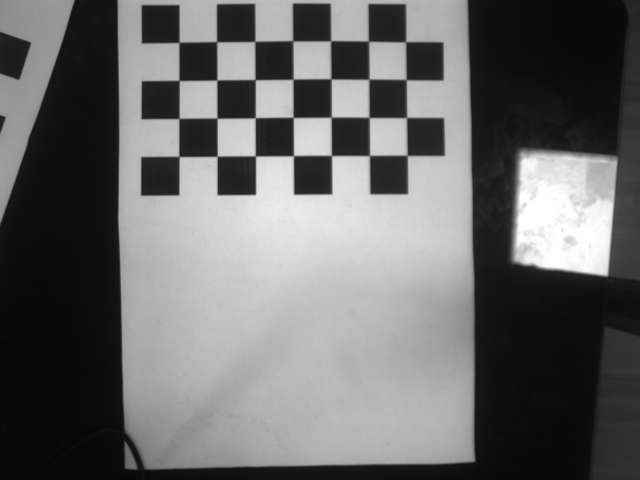
#> input picture Images/0.png, 640 x 480 px; its folder holds 5 pictures in this run
$ python flatCalibration.py
#> lines starting #> are read from the running program, lines starting #| are printed output that depends on the picture; after the words box and inside, x2 and y2 are one past the last pixel; in counts of white or black regions, pixels touching at a corner belong together
import numpy as np
import cv2 as cv
import glob
import logging
import copy

# FIND CHESSBOARD CORNERS - OBJECT POINTS AND IMAGE POINTS

chessboardSize = (7, 4)
frameSize = (640, 480)

# termination criteria
criteria = (cv.TERM_CRITERIA_EPS + cv.TERM_CRITERIA_MAX_ITER, 30, 0.001)

# prepare object points, like (0,0,0), (1,0,0), (2,0,0) ....,(6,5,0)
objp = np.zeros((chessboardSize[0] * chessboardSize[1], 3), np.float32)
objp[:,:2] = np.mgrid[0:chessboardSize[0],0:chessboardSize[1]].T.reshape(-1,2)

size_of_chessboard_squares_mm = 22
objp = objp * size_of_chessboard_squares_mm

# Arrays to store object points and image points from all the images.
objpoints = [] # 3d point in real world space
imgpoints = [] # 2d points in image plane.

images = glob.glob('Images/*.png')

for image in images:

    img = cv.imread(image)
#> img is the input picture: shape (480, 640, 3); min 6, max 255, mean 104.9
    gray = cv.cvtColor(img, cv.COLOR_BGR2GRAY)

    # Find the chess board corners
    ret, corners = cv.findChessboardCorners(gray, chessboardSize, None)
#> ret = True; corners = 28 rows, first 8: [179.2, 42.3], [216.7, 41.58], [255, 41.27], [292.8, 40.67], [330.7, 40.65], [368.7, 41.28], [405.9, 41.75], [179.2, 80.37]
    # print(corners)

    # If found, add object points, image points (after refining them)
    if ret == True:

        objpoints.append(objp)
        corners2 = cv.cornerSubPix(gray, corners, (11,11), (-1,-1), criteria)
#> corners2 = 28 rows, first 8: [179, 42.35], [216.7, 41.67], [254.8, 41.4], [292.7, 40.78], [330.6, 40.75], [368.5, 41.18], [405.6, 41.79], [179.1, 80.46]
        imgpoints.append(corners)

        # Draw and display the corners
        cv.drawChessboardCorners(img, chessboardSize, corners2, ret)
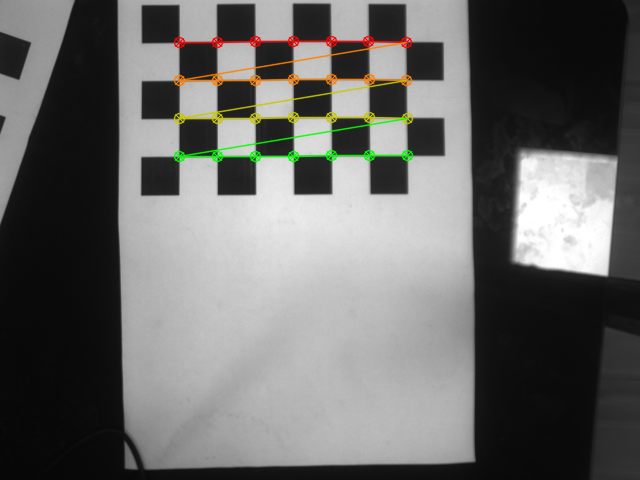
#> img: shape (480, 640, 3); 2.29% of pixels changed, all inside (x1, y1, x2, y2) = (173, 35, 414, 163)
#> pass 2 of the loop `for image in images:`:
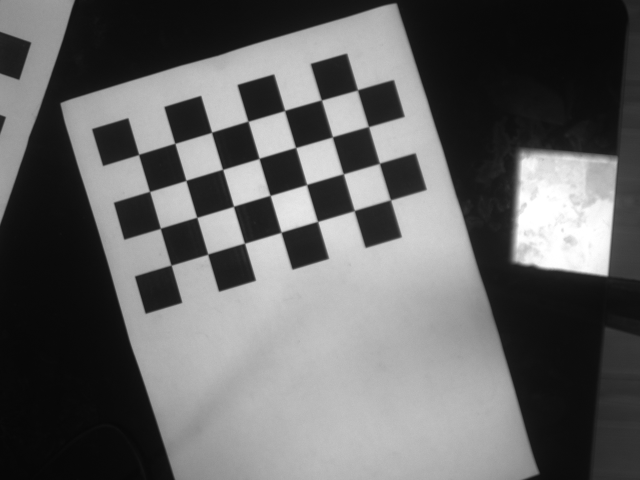
#> input picture Images/1.png, 640 x 480 px
#> img is the input picture: shape (480, 640, 3); min 6, max 255, mean 99.7
#> corners = 28 rows, first 8: [138.7, 154.4], [174.9, 143.3], [211.6, 132.1], [248.1, 121.2], [284.6, 110.4], [321.5, 99.99], [357.6, 89.82], [149.6, 191.4]
#> corners2 = 28 rows, first 8: [138.6, 154.4], [174.7, 143.4], [211.5, 132.3], [247.9, 121.2], [284.5, 110.5], [321.3, 99.97], [357.3, 89.89], [149.5, 191.4]
#> `cv.drawChessboardCorners(img, chessboardSize, corners2, ret)`:
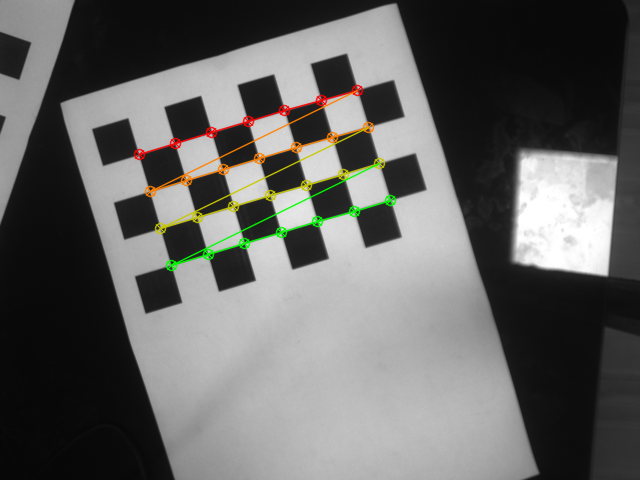
#> img: shape (480, 640, 3); 2.2% of pixels changed, all inside (x1, y1, x2, y2) = (133, 84, 397, 272)
#> pass 3 of the loop `for image in images:`:
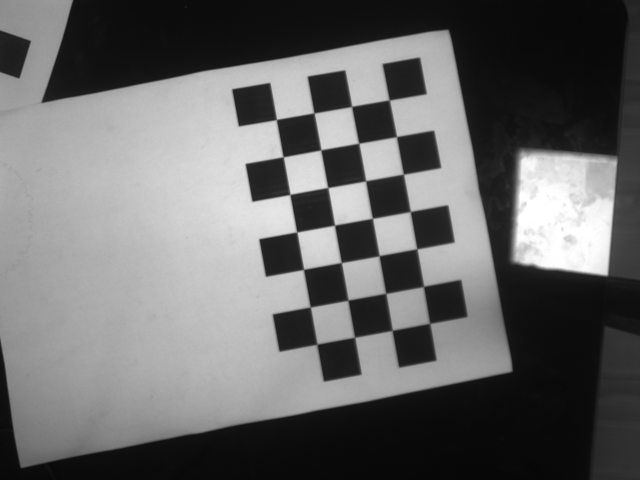
#> input picture Images/10.png, 640 x 480 px
#> img is the input picture: shape (480, 640, 3); min 6, max 255, mean 104.3
#> corners = 28 rows, first 8: [389.5, 99.99], [396.6, 136.6], [403.7, 174.2], [410.5, 211.5], [417.2, 248.8], [423.8, 286.3], [430, 323.4], [351.8, 106.4]
#> corners2 = 28 rows, first 8: [389.2, 99.92], [396.4, 136.6], [403.3, 174.2], [410.2, 211.5], [416.7, 248.8], [423.5, 286.4], [429.5, 323.3], [351.5, 106.5]
#> `cv.drawChessboardCorners(img, chessboardSize, corners2, ret)`:
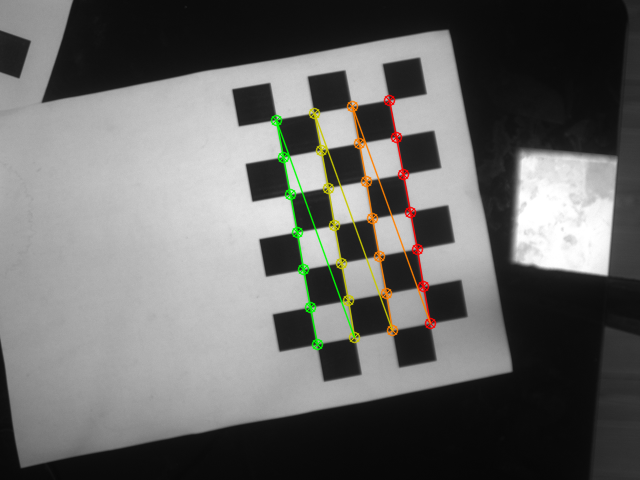
#> img: shape (480, 640, 3); 2.25% of pixels changed, all inside (x1, y1, x2, y2) = (270, 94, 437, 351)
#> the loop made 5 passes; the first 3 are shown

cv.destroyAllWindows()

ret, cameraMatrix, dist, rvecs, tvecs = cv.calibrateCamera(objpoints, imgpoints, frameSize, None, None)

img = cv.imread('Images/8.png')  # This image defines the World Coordinates
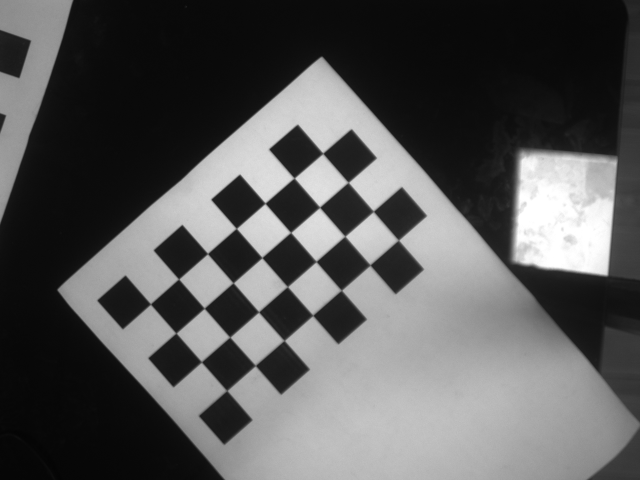
#> input picture Images/8.png, 640 x 480 px
#> img is the input picture: shape (480, 640, 3); min 4, max 255, mean 87.9
h,  w = img.shape[:2]
#> h = 480; w = 640
newCameraMatrix, roi = cv.getOptimalNewCameraMatrix(cameraMatrix, dist, (w,h), 1, (w,h))

# Undistort image
dst = cv.undistort(img, cameraMatrix, dist, None, newCameraMatrix)

# Crop the image
x, y, w, h = roi
dst = dst[y:y+h, x:x+w]
#> dst: shape (458, 625, 3)
cv.imwrite('caliResult1.png', dst)

# Undistort with Remapping
mapx, mapy = cv.initUndistortRectifyMap(cameraMatrix, dist, None, newCameraMatrix, (w,h), 5)
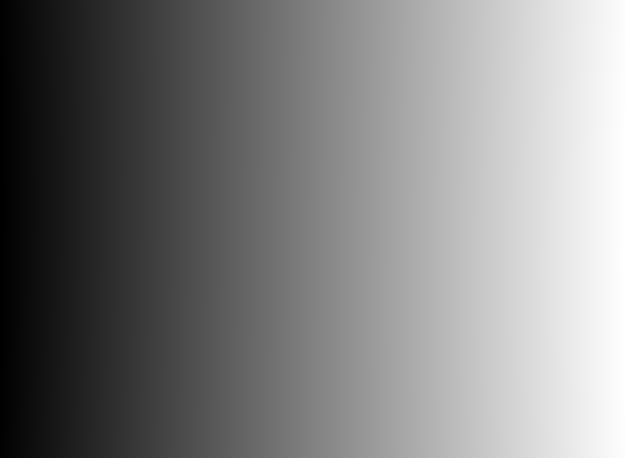
#> mapx: shape (458, 625) float32; min -5.77, max 632.7, mean 316.3; drawn with min black and max white
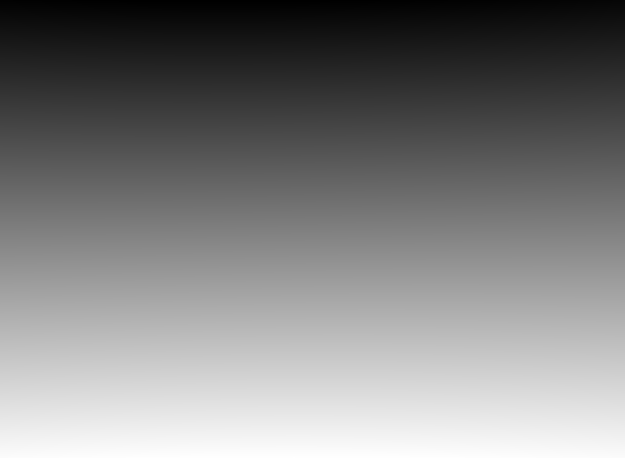
#> mapy: shape (458, 625) float32; min -12.84, max 465.2, mean 226.4; drawn with min black and max white
dst = cv.remap(img, mapx, mapy, cv.INTER_LINEAR)

# crop the image
x, y, w, h = roi
dst = dst[y:y+h, x:x+w]
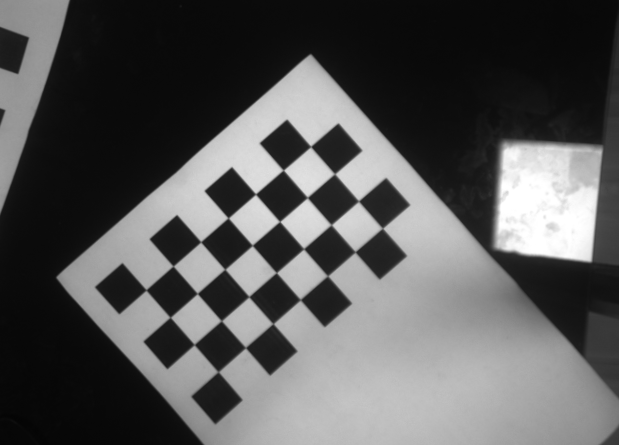
#> dst: shape (445, 619, 3); min 4, max 255, mean 88
cv.imwrite('caliResult2.png', dst)

# [9 lines of commented-out code are left out]

imgTest = cv.imread('caliResult1.png')
gray = cv.cvtColor(imgTest, cv.COLOR_BGR2GRAY)
#> gray: shape (458, 625)

# Find the chess board corners
ret, corners = cv.findChessboardCorners(gray, chessboardSize, None)
#print(corners)

# If found, add object points, image points (after refining them)
if ret == True:

    objpoints.append(objp)
    corners2 = cv.cornerSubPix(gray, corners, (11,11), (-1,-1), criteria)
    imgpoints.append(corners)

    # Draw and display the corners
    cv.drawChessboardCorners(img, chessboardSize, corners2, ret)
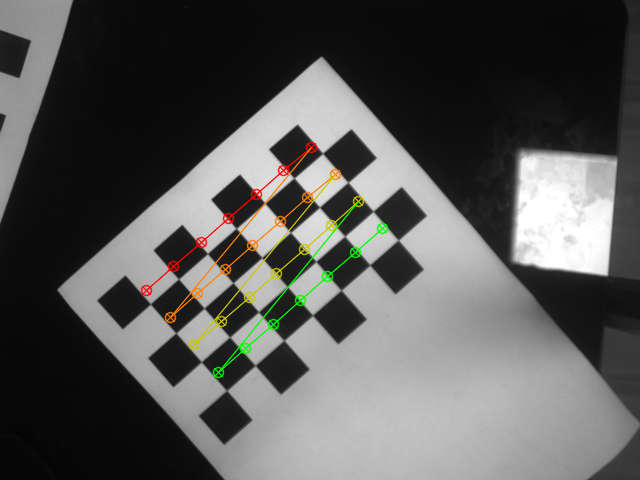
#> img: shape (480, 640, 3); 1.9% of pixels changed, all inside (x1, y1, x2, y2) = (140, 141, 389, 379)

list1 = []
for elements in objp:
    elements = elements[:2]
    list1.append(elements)

mylist = list(zip(list1, np.squeeze(corners2)))
features_mm_to_pixels_dict = {tuple(mylist[0][0]) : tuple(mylist[0][1]),
                              tuple(mylist[6][0]) : tuple(mylist[6][1]),
                              tuple(mylist[27][0]) : tuple(mylist[27][1]),
                              tuple(mylist[3][0]) : tuple(mylist[3][1])}

logging.basicConfig(level=logging.DEBUG, format='%(asctime)-15s %(levelname)s \t%(message)s')

def draw_crosshair(image, center, width, color):
    cv.line(image, (center[0] - width//2, center[1]), (center[0] + width//2, center[1]), color, 2)
    cv.line(image, (center[0], center[1] - width//2), (center[0], center[1] + width//2), color, 2)

image_filepath = "caliResult1.png"

A = np.zeros((2 * len(features_mm_to_pixels_dict), 6), dtype=float)
b = np.zeros((2 * len(features_mm_to_pixels_dict), 1), dtype=float)
index = 0

for XY, xy in features_mm_to_pixels_dict.items():
    X = XY[0]
    Y = XY[1]
    x = xy[0]
    y = xy[1]
    A[2 * index, 0] = x
    A[2 * index, 1] = y
    A[2 * index, 2] = 1
    A[2 * index + 1, 3] = x
    A[2 * index + 1, 4] = y
    A[2 * index + 1, 5] = 1
    b[2 * index, 0] = X
    b[2 * index + 1, 0] = Y
    index += 1
# A @ x = b
x, residuals, rank, singular_values = np.linalg.lstsq(A, b, rcond=None)

pixels_to_mm_transformation_mtx = np.array([[x[0, 0], x[1, 0], x[2, 0]], [x[3, 0], x[4, 0], x[5, 0]], [0, 0, 1]])
logging.debug("main(): pixels_to_mm_transformation_mtx = \n{}".format(pixels_to_mm_transformation_mtx))

mm_to_pixels_transformation_mtx = np.linalg.inv(pixels_to_mm_transformation_mtx)

test_XY_2 = (66, 66, 1)  # Nhap toa do test
test_xy_2 = mm_to_pixels_transformation_mtx @ test_XY_2
image = cv.imread(image_filepath)
annotated_img = copy.deepcopy(image)
draw_crosshair(annotated_img, (round(test_xy_2[0]), round(test_xy_2[1])), 60, (0, 0, 255))
#> in draw_crosshair, `cv.line(image, (center[0], center[1] - width//2), (center[0], center[1..`:
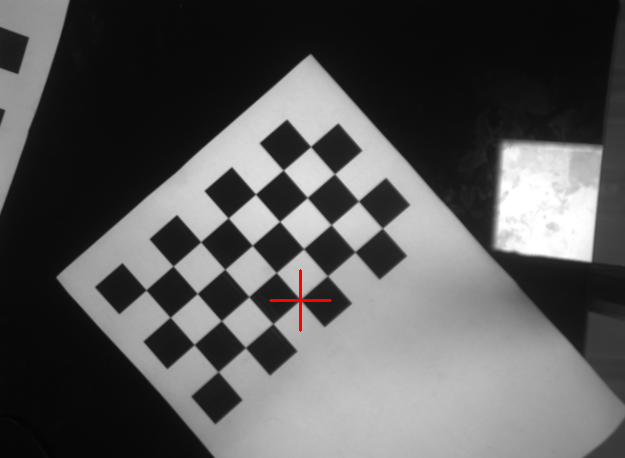
#> image: shape (458, 625, 3); mean B, G, R 88.1, 88.1, 88.5
cv.imwrite("./outputs/annotatedFull.png", annotated_img)
